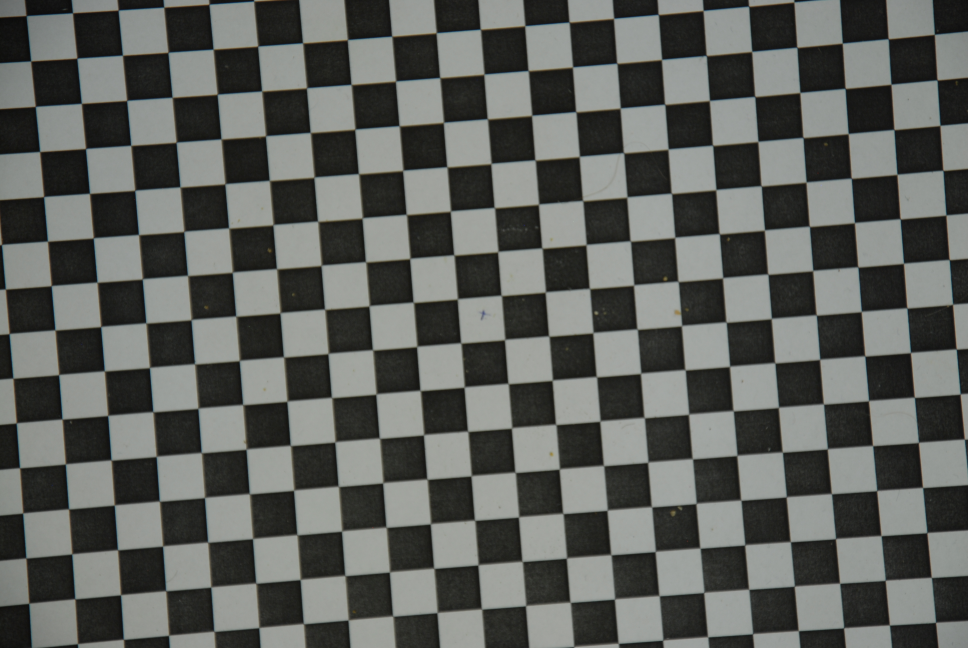
#> input picture checkerboard.jpg, 3872 x 2592 px (shown at 1/4 size)
$ python estimate.py checkerboard.jpg   (older library calls are emulated)
#> lines starting #> are read from the running program, lines starting #| are printed output that depends on the picture; after the words box and inside, x2 and y2 are one past the last pixel; in counts of white or black regions, pixels touching at a corner belong together
#!/bin/python3
import numpy as np
import cv2
from sys import argv

scale = 15

def find_corners(img):
    """returns coordinates of maxima in the xy-derivative"""
    gray = cv2.cvtColor(img,cv2.COLOR_BGR2GRAY).astype(np.float32)
    gray = cv2.GaussianBlur(gray, (scale, scale), scale/5)
    gray = np.abs(np.diff(np.diff(gray), axis=0)) / 10
    threshold = np.quantile(gray, 0.999)
    mask = (gray > threshold).astype(np.uint8)
    retval, labels, stats, centroids = cv2.connectedComponentsWithStats(mask)
    # ignore 0-th component because it is the background
    return centroids[1:].astype(np.float32)

def grid_match(points, directions=4):
    """returns index to neighbors for each point in grid"""
    flann = cv2.flann_Index()
    flann.build(points, {'algorithm': 1, 'trees': 1})
    best_score = 0
    best_result = None
    for guess in range(len(points)):
        origin = points[guess:guess+1,:]
        # last row in the result array represents a "no match" point
        result = -np.ones((points.shape[0] + 1, directions), np.int32)
        score = 0
        for i, n in enumerate(flann.knnSearch(origin, directions+1)[0].T[1:]):
            if n == guess:
                score = -float("inf")
            target = points[n]
            shifted = points + (target - origin)
            indices, distances = flann.knnSearch(shifted, 1)
            indices[distances > scale**2] = -1
            result[indices[:,0], i] = np.arange(len(indices))
            score += sum(distances < scale**2)
        score -= sum(sum(result[:,i] == result[:,j]) for i in range(1,4) for j in range(i))
        if score > best_score:
            best_score, best_result = score, result
    return best_result[:-1]

def order_cross(indices):
    """indices: array(n, 4), each column are neighbor indices in a direction
    Ensures that the directions are ordered something like left, right, up, down
    <=> indices[:,0] is inverse permutation of indices[:,1]
    """
    n = indices
    current = sum(n[n[:,0],1] == np.arange(len(n))) + sum(n[n[:,2],3] == np.arange(len(n)))
    swapped = sum(n[n[:,0],2] == np.arange(len(n))) + sum(n[n[:,1],3] == np.arange(len(n)))
    if swapped > current:
        indices[:,1:3] = indices[:,2:0:-1]

def grid_positions(neighbors, directions):
    """returns integer grid coordinates for each point in grid"""
    result = np.zeros((neighbors.shape[0], directions.shape[1]), np.int32)
    visited = np.zeros((neighbors.shape[0],), np.bool)
    while not visited.all():
        seed = next(i for i, v in enumerate(visited) if not v)
        flood = [seed]
        while flood:
            index = flood.pop()
            visited[index] = True
            for n, step in zip(neighbors[index,:], directions):
                if n < 0:
                    continue
                elif not visited[n]:
                    result[n,:] = result[index] + step
                    flood.append(n)
                else:
                    assert (result[n,:] == result[index] + step).all()
                    # print(index, result[index], "->", n, result[index] + step, "!=", result[n,:])
    return result

def calibrate(img):
    imgpoints = find_corners(img)
    directions = np.array([[-1, 0], [1, 0], [0, -1], [0, 1]])
    neighbors = grid_match(imgpoints, directions.shape[0])
    order_cross(neighbors)
    objpoints = grid_positions(neighbors, directions)
    objpoints = np.hstack((objpoints, np.zeros((len(objpoints),1), np.float32))).astype(np.float32)
    shape = (img.shape[1], img.shape[0])
    ret, mtx, dist, rvecs, tvecs = cv2.calibrateCamera([objpoints], [imgpoints], shape, None, None)
    newmtx, roi = cv2.getOptimalNewCameraMatrix(mtx, dist, shape, 1, shape)
    return dist, mtx, newmtx

fname = argv[1]
img = cv2.imread(fname)
#> img is the input picture: shape (2592, 3872, 3); mean B, G, R 91.9, 95.6, 93.3
dist, mtx, newmtx = calibrate(img)
#> in find_corners, `gray = np.abs(np.diff(np.diff(gray), axis=0)) / 10`:
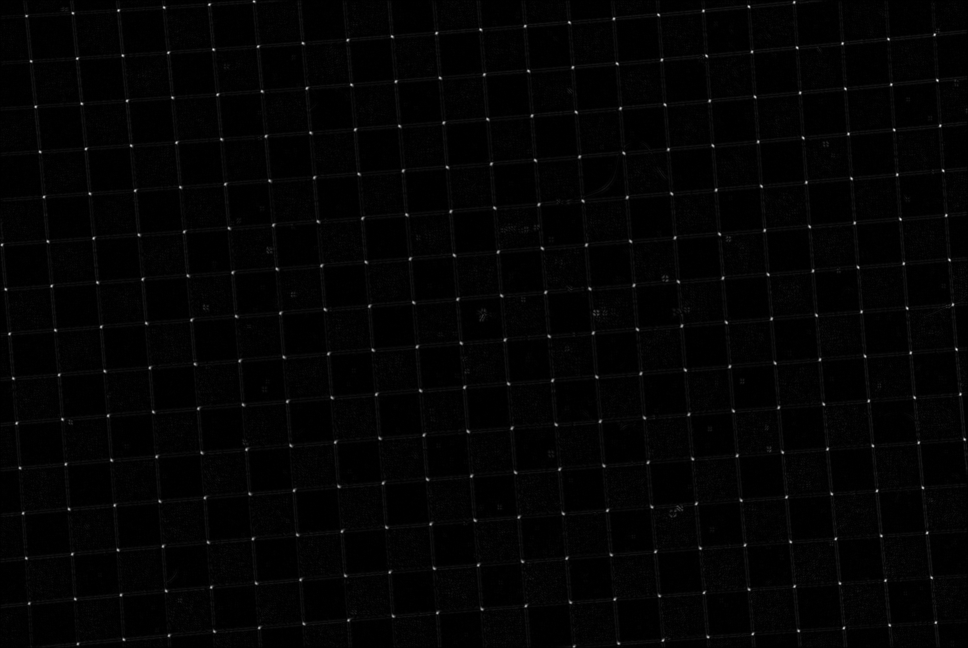
#> gray: shape (2591, 3871) float32 (shown at 1/4 size); min 0, max 0.3, mean 0.00457; drawn with min black and max white
#> in find_corners, `threshold = np.quantile(gray, 0.999)`: threshold = 0.176
#> in find_corners, `mask = (gray > threshold).astype(np.uint8)`: mask: shape (2591, 3871); values 0 (black) and 1 (white), 0.1% white; 312 white regions (9 under 20 px), largest, box (x1, y1, x2, y2) and area: (3185, 187, 3193, 195) 46, (3598, 873, 3606, 881) 46, (2992, 23, 3000, 31) 45
#> in find_corners, `retval, labels, stats, centroids = cv2.connectedComponentsWithStats(ma..`: labels: shape (2591, 3871) int32; 313 distinct labels, from 0 to 312
#> in find_corners, `retval, labels, stats, centroids = cv2.connectedComponentsWithStats(ma..`: retval = 313; stats = 313 rows, first 6: [0, 0, 3871, 2591, 10019731], [1013, 3, 7, 6, 39], [3174, 6, 7, 7, 40], [834, 15, 8, 7, 43], [2992, 23, 8, 8, 45], [653, 27, 7, 7, 39]; centroids = 313 pairs, first value 7.18 to 3858.2, second value 5.44 to 2586.1
#> in calibrate, `imgpoints = find_corners(img)`: imgpoints = 312 pairs, first value 7.18 to 3858.2, second value 5.44 to 2586.1
#> the loop in grid_match, `for guess in range(len(points)):` made 312 passes
#> (origin, score, best_score) on passes 1, 3, 4, 22: ([[1015.9, 5.44]], [1055], [1055]), ([[837.2, 17.91]], [1114], [1114]), ([[2995.4, 26.29]], [1116], [1116]), ([[1032, 185.7]], [1161], [1161])
#> (origin, score) on passes 2, 5, 6, 7, 8, 9: ([[3176.6, 8.9]], [1055]), ([[656.1, 29.77]], [1114]), ([[473.9, 41.21]], [1114]), ([[2813.3, 43.1]], [1116]), ([[291.1, 52.39]], [1114]), ([[2633.6, 59.02]], [1116])
#> after the loop in grid_match, `for guess in range(len(points)):`: best_result = 313 rows, first 6: [-1, 2, -1, 21], [-1, 3, -1, 22], [0, 4, -1, 23], [1, 6, -1, 24], [2, 5, -1, 25], [4, 7, -1, 26]
#> in calibrate, `neighbors = grid_match(imgpoints, directions.shape[0])`: neighbors = 312 rows, first 6: [-1, 2, -1, 21], [-1, 3, -1, 22], [0, 4, -1, 23], [1, 6, -1, 24], [2, 5, -1, 25], [4, 7, -1, 26]
#> in order_cross, `n = indices`: n has the same summary as neighbors in calibrate
#> in order_cross, `current = sum(n[n[:,0],1] == np.arange(len(n))) + sum(n[n[:,2],3] == n..`: current = 586
#> in order_cross, `swapped = sum(n[n[:,0],2] == np.arange(len(n))) + sum(n[n[:,1],3] == n..`: swapped = 0
#> in calibrate, `objpoints = grid_positions(neighbors, directions)`: objpoints = 312 pairs, first value -15 to 6, second value 0 to 15
#> in calibrate, `objpoints = np.hstack((objpoints, np.zeros((len(objpoints),1), np.floa..`: objpoints = 312 rows, first 8: [0, 0, 0], [-12, 1, 0], [1, 0, 0], [-11, 1, 0], [2, 0, 0], [3, 0, 0], [-10, 1, 0], [4, 0, 0]
#> in calibrate, `ret, mtx, dist, rvecs, tvecs = cv2.calibrateCamera([objpoints], [imgpo..`: ret = 1.32; mtx = [[66825.5, 0, 1878.7], [0, 66882.6, 1713.7], [0, 0, 1]]; dist = [[17.76, 1790.7, 0.101, -0.00598, 2.47]]; rvecs = ([-0.123, -3.14, 0.0582],); tvecs = ([-4.82, -9.57, 377.5],)
#> in calibrate, `newmtx, roi = cv2.getOptimalNewCameraMatrix(mtx, dist, shape, 1, shape)`: newmtx = [[67841.8, 0, 1879.6], [0, 67244, 1715.1], [0, 0, 1]]; roi = (16, 24, 3838, 2547)
#> dist = [[17.76, 1790.7, 0.101, -0.00598, 2.47]]
mapx, mapy = cv2.initUndistortRectifyMap(mtx, dist, None, newmtx, (img.shape[1], img.shape[0]), 5)
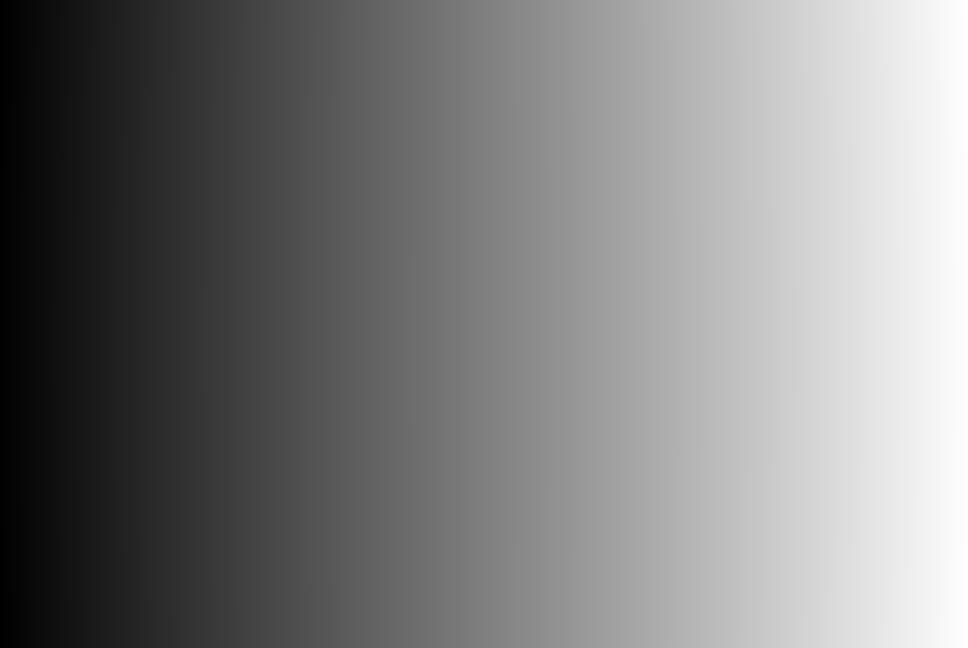
#> mapx: shape (2592, 3872) float32 (shown at 1/4 size); min -17.65, max 3889.6, mean 1934.4; drawn with min black and max white
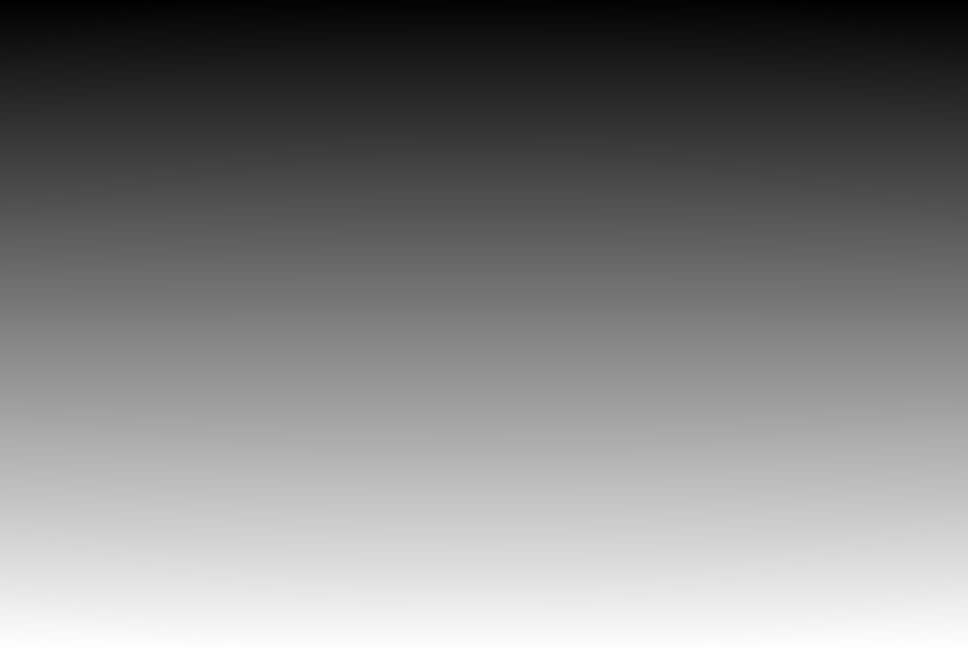
#> mapy: shape (2592, 3872) float32 (shown at 1/4 size); min -25.37, max 2611.5, mean 1296; drawn with min black and max white
for fname in argv[2:]:
    img = cv2.imread(fname)
    if img.shape[0] > img.shape[1]:
        img = cv2.rotate(img, cv2.ROTATE_90_CLOCKWISE)
    img = cv2.remap(img, mapx, mapy, cv2.INTER_LINEAR)
    basename = fname.rsplit("/", 1)[1]
    cv2.imwrite(f"undistorted/{basename}", img)
